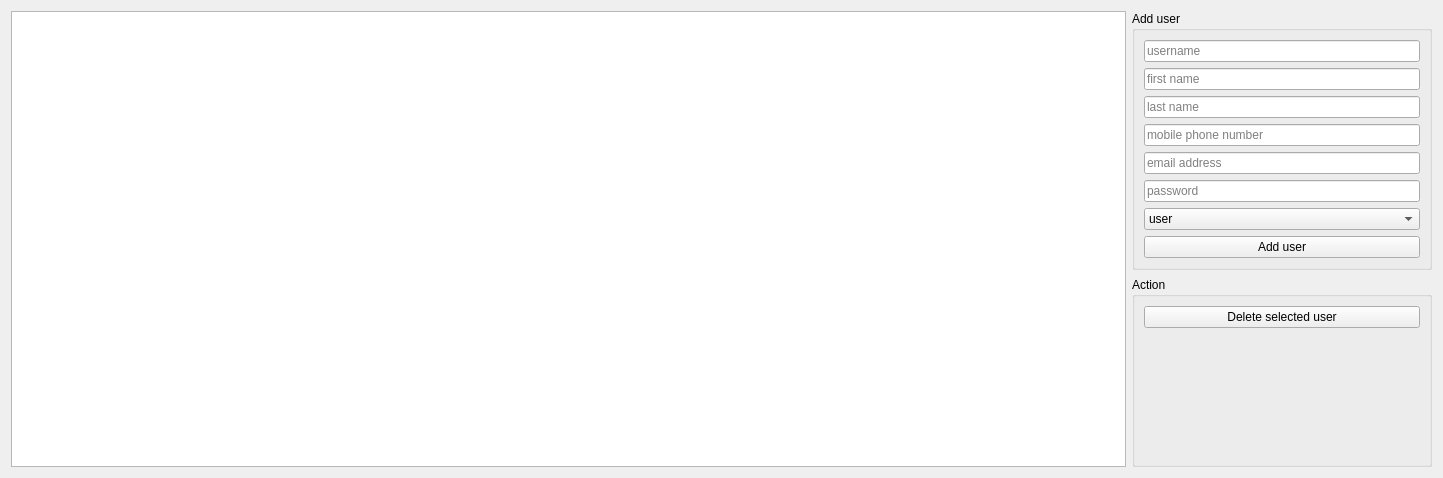
<?xml version="1.0" encoding="UTF-8"?>
<ui version="4.0">
 <class>Form</class>
 <widget class="QWidget" name="Form">
  <property name="geometry">
   <rect>
    <x>0</x>
    <y>0</y>
    <width>1443</width>
    <height>478</height>
   </rect>
  </property>
  <property name="windowTitle">
   <string>Form</string>
  </property>
  <layout class="QHBoxLayout" name="horizontalLayout">
   <item>
    <widget class="QTableView" name="tableView"/>
   </item>
   <item>
    <layout class="QVBoxLayout" name="verticalLayout">
     <property name="spacing">
      <number>7</number>
     </property>
     <item>
      <widget class="QGroupBox" name="groupBox">
       <property name="sizePolicy">
        <sizepolicy hsizetype="Expanding" vsizetype="Preferred">
         <horstretch>0</horstretch>
         <verstretch>0</verstretch>
        </sizepolicy>
       </property>
       <property name="maximumSize">
        <size>
         <width>300</width>
         <height>16777215</height>
        </size>
       </property>
       <property name="title">
        <string>Add user</string>
       </property>
       <layout class="QVBoxLayout" name="verticalLayout_2">
        <item>
         <widget class="QLineEdit" name="lineEdit_2">
          <property name="minimumSize">
           <size>
            <width>200</width>
            <height>0</height>
           </size>
          </property>
          <property name="maximumSize">
           <size>
            <width>300</width>
            <height>16777215</height>
           </size>
          </property>
          <property name="placeholderText">
           <string>username</string>
          </property>
         </widget>
        </item>
        <item>
         <widget class="QLineEdit" name="lineEdit_3">
          <property name="minimumSize">
           <size>
            <width>200</width>
            <height>0</height>
           </size>
          </property>
          <property name="maximumSize">
           <size>
            <width>300</width>
            <height>16777215</height>
           </size>
          </property>
          <property name="placeholderText">
           <string>first name</string>
          </property>
         </widget>
        </item>
        <item>
         <widget class="QLineEdit" name="lineEdit_4">
          <property name="minimumSize">
           <size>
            <width>200</width>
            <height>0</height>
           </size>
          </property>
          <property name="maximumSize">
           <size>
            <width>300</width>
            <height>16777215</height>
           </size>
          </property>
          <property name="placeholderText">
           <string>last name</string>
          </property>
         </widget>
        </item>
        <item>
         <widget class="QLineEdit" name="lineEdit">
          <property name="minimumSize">
           <size>
            <width>200</width>
            <height>0</height>
           </size>
          </property>
          <property name="maximumSize">
           <size>
            <width>300</width>
            <height>16777215</height>
           </size>
          </property>
          <property name="placeholderText">
           <string>mobile phone number</string>
          </property>
         </widget>
        </item>
        <item>
         <widget class="QLineEdit" name="lineEdit_5">
          <property name="minimumSize">
           <size>
            <width>200</width>
            <height>0</height>
           </size>
          </property>
          <property name="maximumSize">
           <size>
            <width>300</width>
            <height>16777215</height>
           </size>
          </property>
          <property name="placeholderText">
           <string>email address</string>
          </property>
         </widget>
        </item>
        <item>
         <widget class="QLineEdit" name="lineEdit_6">
          <property name="minimumSize">
           <size>
            <width>200</width>
            <height>0</height>
           </size>
          </property>
          <property name="maximumSize">
           <size>
            <width>300</width>
            <height>16777215</height>
           </size>
          </property>
          <property name="echoMode">
           <enum>QLineEdit::Password</enum>
          </property>
          <property name="placeholderText">
           <string>password</string>
          </property>
         </widget>
        </item>
        <item>
         <widget class="QComboBox" name="comboBox">
          <item>
           <property name="text">
            <string>user</string>
           </property>
          </item>
          <item>
           <property name="text">
            <string>administrator</string>
           </property>
          </item>
          <item>
           <property name="text">
            <string>none</string>
           </property>
          </item>
         </widget>
        </item>
        <item>
         <widget class="QPushButton" name="pushButton">
          <property name="text">
           <string>Add user</string>
          </property>
         </widget>
        </item>
       </layout>
      </widget>
     </item>
     <item>
      <widget class="QGroupBox" name="groupBox_2">
       <property name="sizePolicy">
        <sizepolicy hsizetype="Expanding" vsizetype="Preferred">
         <horstretch>0</horstretch>
         <verstretch>0</verstretch>
        </sizepolicy>
       </property>
       <property name="maximumSize">
        <size>
         <width>300</width>
         <height>16777215</height>
        </size>
       </property>
       <property name="title">
        <string>Action</string>
       </property>
       <layout class="QVBoxLayout" name="verticalLayout_3">
        <item>
         <widget class="QPushButton" name="pushButton_2">
          <property name="text">
           <string>Delete selected user</string>
          </property>
         </widget>
        </item>
        <item>
         <spacer name="verticalSpacer">
          <property name="orientation">
           <enum>Qt::Vertical</enum>
          </property>
          <property name="sizeHint" stdset="0">
           <size>
            <width>20</width>
            <height>40</height>
           </size>
          </property>
         </spacer>
        </item>
       </layout>
      </widget>
     </item>
    </layout>
   </item>
  </layout>
 </widget>
 <resources/>
 <connections/>
</ui>
